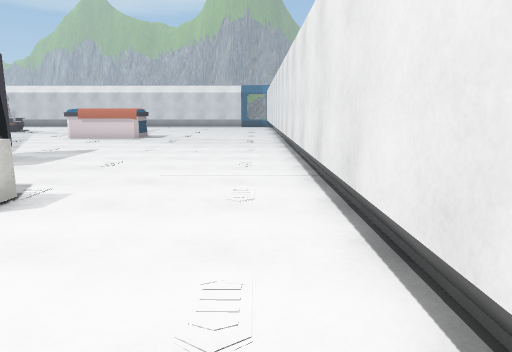
view 1 (above)

24 first-person views from a walk through a scene from a Unity 3-D project. The camera is 1.5 m above the floor, tilts 10° down and sees 70° across. The floor is counted in squares, 1 m on a side. Each view is taken from the middle of a square. On the plan, view 1 faces up. The plan holds only what a view shows up to about 16 squares ahead; the rest is blank. The place goes on beyond the plan. The player is left out. Some surface patterns are stand-ins.

view 2
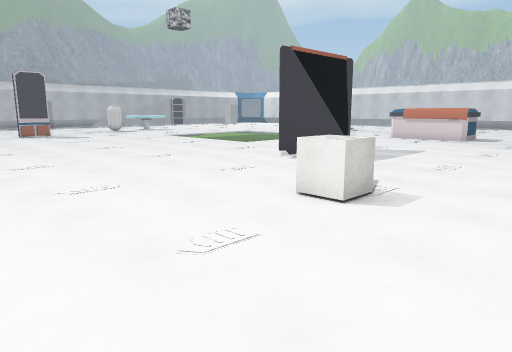

view 3
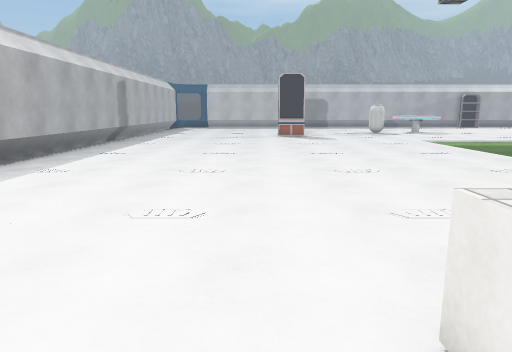

view 4
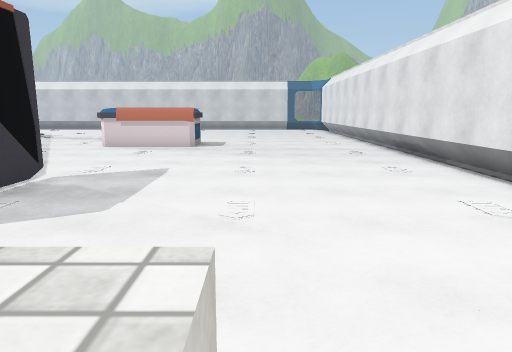

view 5
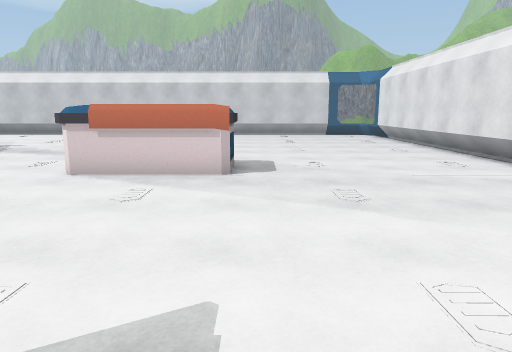

view 6
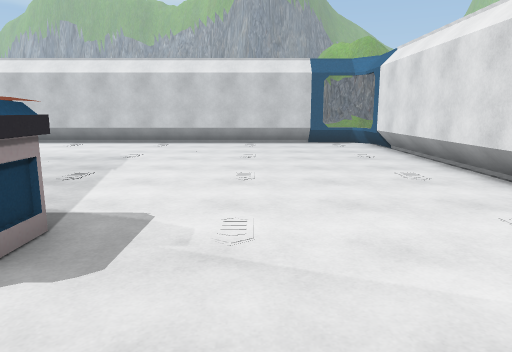

view 7
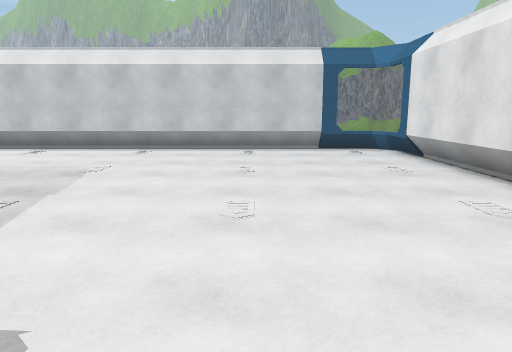

view 8
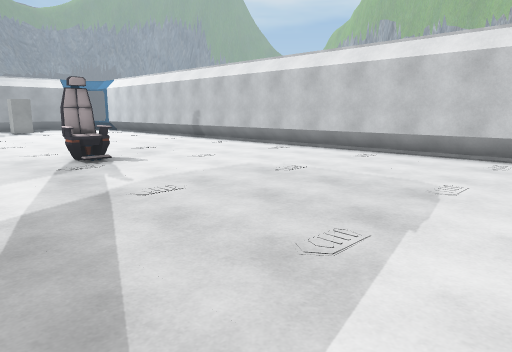

view 9
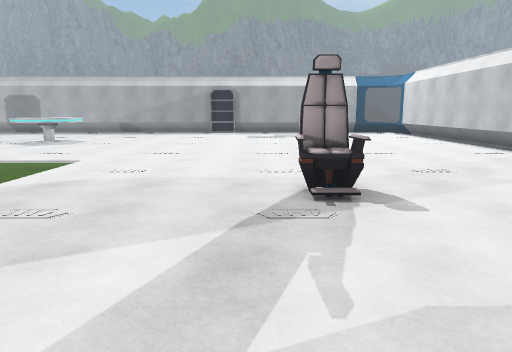

view 10
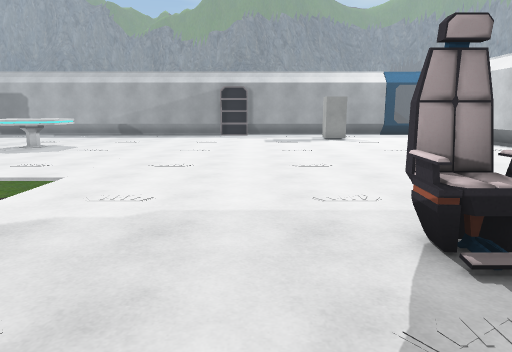

view 11
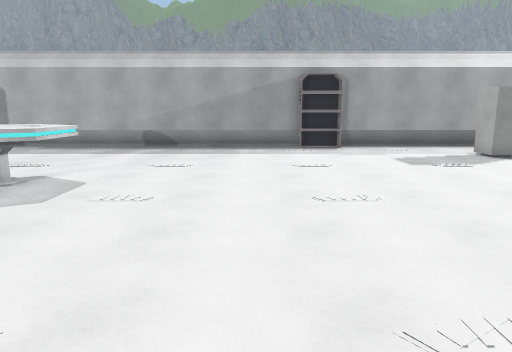

view 12
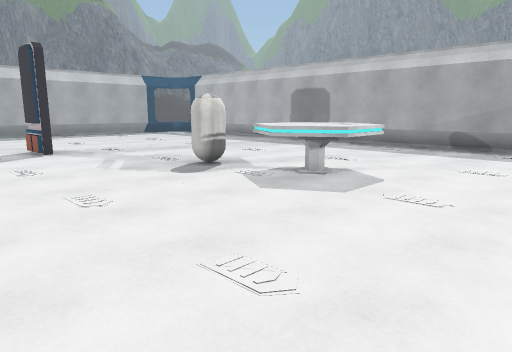

view 13
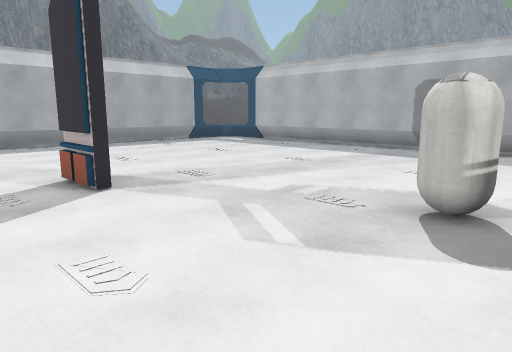

view 14
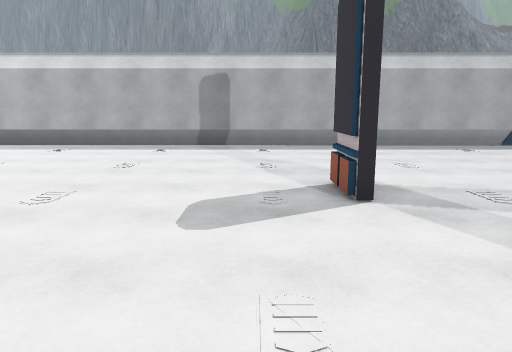

view 15
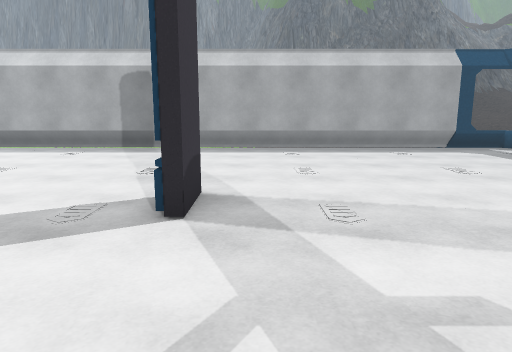

view 16
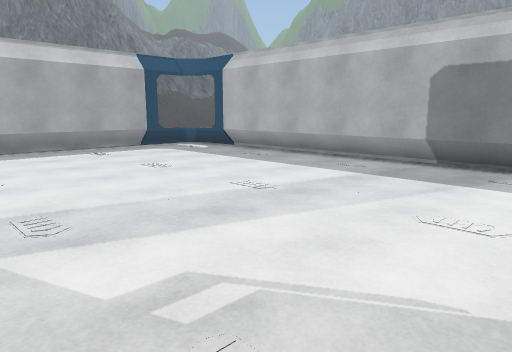

view 17
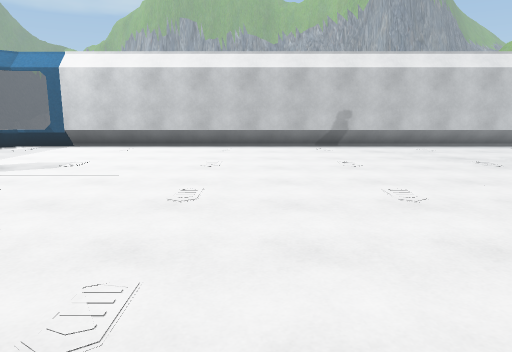

view 18
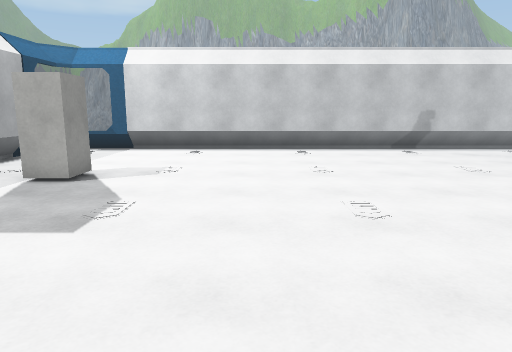

view 19
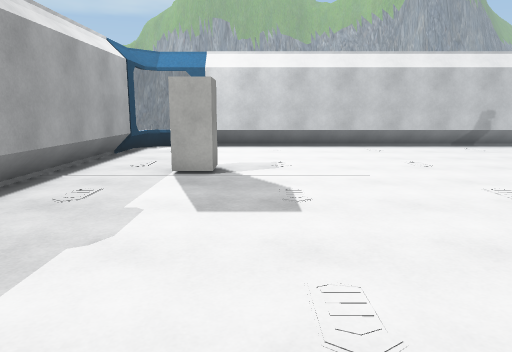

view 20
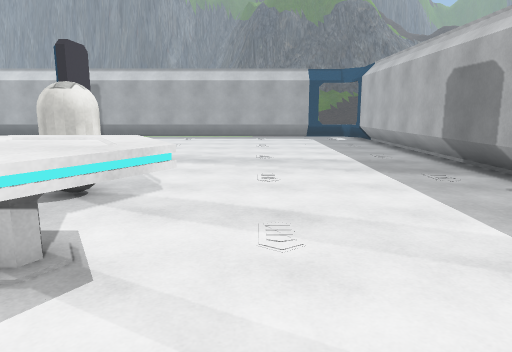

view 21
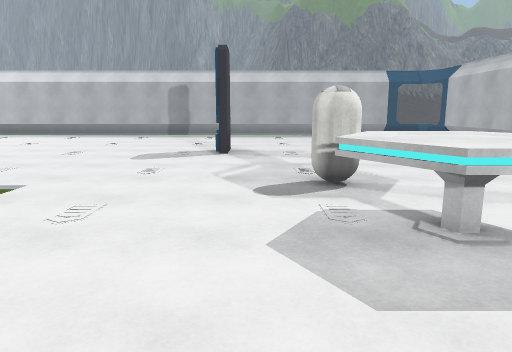

view 22
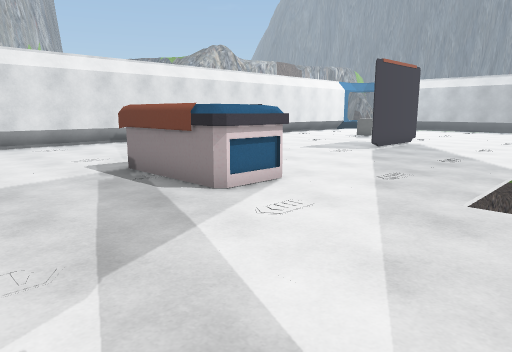

view 23
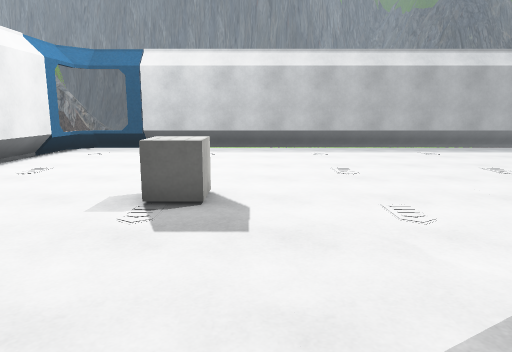

view 24
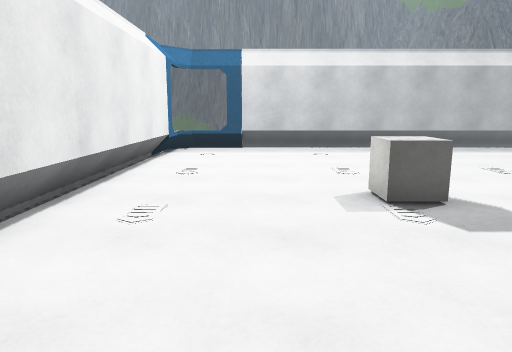

### Floor plan
Key: @ floor where view 1 was taken; # wall or solid block; . floor; = window, fence, low wall or low ledge; ^ raised ledge; v drop or lower ground; O other object.
Columns run from 38 left of view 1 to 2 right of it. Each row starts with its distance up from view 1.
 36  ==###################################=^
 35 =......................................=
 34 =......................................=
 33 #......................................#
 32 #......................................#
 31 #......................................#^
 30 #..OO..................................#^
 29 #..OO..................................#^
 28 #...................O..................#^
 27 #..................OO..................#^
 26 #......................................#^
 25 #......................................#^
 24 ^O.....................................#^
 23 ^O..........................OOOO.......#^
 22 #..........................OO  O.......#
 21 #..................... ....OOOOO.......#
 20 #...............v       ...............#
 19 #...............v       ...............#^
 18 #...............v       ...............#^
 17 #.......OO......        ...............#^
 16 #......OOOO.....        ...............#^
 15 #......OOOO.....        ...............#^
 14 #.......OO......v       ...............#^
 13 #........O......v       .....#.........#^
 12 #........OO....... ..........#.........#^
 11 #................. ..........#.........#^
 10 #............................#.........#^
  9 #............................#.........#^
  8 #......................................#^
  7 #......................................#^
  6 #...........#....................OO....#^
  5 #................................O.....#^
  4 #......................................#^
  3 #......................................#^
  2 #......................................#^
  1 #......................................#
  0 #.....................................@#
 -1   .....................................#
 -2  ......................................=
 -3  ==###################################=#

Where each view was taken, in squares from view 1:
view 1: 0 up, 0 right, facing up
view 2: 0 up, 1 left, facing up-left
view 3: 4 up, 3 left, facing left
view 4: 5 up, 4 left, facing up
view 5: 12 up, 6 left, facing up
view 6: 18 up, 4 left, facing up
view 7: 21 up, 4 left, facing up
view 8: 23 up, 6 left, facing up-left
view 9: 26 up, 11 left, facing left
view 10: 25 up, 14 left, facing left
view 11: 21 up, 22 left, facing left
view 12: 21 up, 22 left, facing down-left
view 13: 14 up, 23 left, facing down-left
view 14: 13 up, 24 left, facing down
view 15: 12 up, 27 left, facing down
view 16: 12 up, 27 left, facing down-left
view 17: 20 up, 27 left, facing up
view 18: 21 up, 30 left, facing up
view 19: 20 up, 33 left, facing up
view 20: 19 up, 32 left, facing down
view 21: 20 up, 27 left, facing down
view 22: 27 up, 16 left, facing down-right
view 23: 12 up, 6 left, facing down
view 24: 12 up, 2 left, facing down
